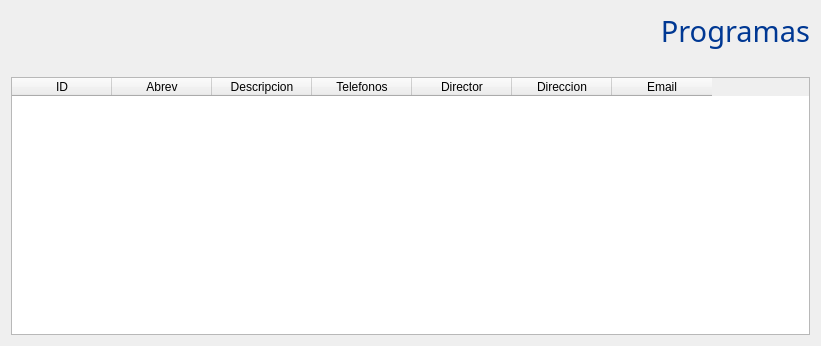
<?xml version="1.0" encoding="UTF-8"?>
<ui version="4.0">
 <class>programa</class>
 <widget class="QWidget" name="programa">
  <property name="geometry">
   <rect>
    <x>0</x>
    <y>0</y>
    <width>821</width>
    <height>346</height>
   </rect>
  </property>
  <property name="windowTitle">
   <string>Form</string>
  </property>
  <layout class="QVBoxLayout" name="verticalLayout">
   <item>
    <widget class="QLabel" name="label">
     <property name="font">
      <font>
       <family>Gill Sans MT</family>
       <pointsize>22</pointsize>
       <weight>50</weight>
       <italic>false</italic>
       <bold>false</bold>
      </font>
     </property>
     <property name="styleSheet">
      <string notr="true">font: 22pt &quot;Gill Sans MT&quot;;
color: rgb(00,56,147);</string>
     </property>
     <property name="text">
      <string>Programas</string>
     </property>
     <property name="alignment">
      <set>Qt::AlignRight|Qt::AlignTrailing|Qt::AlignVCenter</set>
     </property>
    </widget>
   </item>
   <item>
    <spacer name="verticalSpacer">
     <property name="orientation">
      <enum>Qt::Vertical</enum>
     </property>
     <property name="sizeType">
      <enum>QSizePolicy::Fixed</enum>
     </property>
     <property name="sizeHint" stdset="0">
      <size>
       <width>20</width>
       <height>20</height>
      </size>
     </property>
    </spacer>
   </item>
   <item>
    <widget class="QTableWidget" name="tabla">
     <property name="font">
      <font>
       <family>Segoe UI</family>
       <pointsize>9</pointsize>
      </font>
     </property>
     <column>
      <property name="text">
       <string>ID</string>
      </property>
     </column>
     <column>
      <property name="text">
       <string>Abrev</string>
      </property>
     </column>
     <column>
      <property name="text">
       <string>Descripcion</string>
      </property>
     </column>
     <column>
      <property name="text">
       <string>Telefonos</string>
      </property>
     </column>
     <column>
      <property name="text">
       <string>Director</string>
      </property>
     </column>
     <column>
      <property name="text">
       <string>Direccion</string>
      </property>
     </column>
     <column>
      <property name="text">
       <string>Email</string>
      </property>
     </column>
    </widget>
   </item>
  </layout>
 </widget>
 <resources/>
 <connections/>
</ui>
